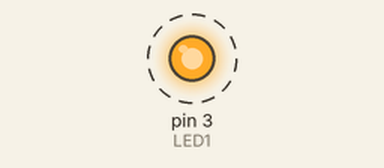
A sketch run on a simulated Arduino Uno, built with avr-gcc and run on an emulated ATmega328P. Parts: output pins drawn as LEDs (lit = HIGH). Dashed ring = blinking.

Above: at 0.2 s.
Timing chart, 0 to 3.0 s (numbered marks = the images above):
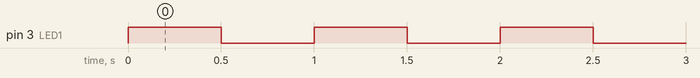

Measured:
- by itself, pin 3 (LED1): alternates HIGH for 0.50 s and LOW for 0.50 s

The sketch:

Blink.ino
```cpp
#define LED1 3
#define LED2 4

#define BT1 14
#define BT2 15

#define MT1_PWM 5
#define MT1_DIR1 7
#define MT1_DIR2 8

#define MT2_PWM 6
#define MT2_DIR1 9
#define MT2_DIR2 10
void setup() {
  // Set LED1 as OUTPUT pin.
  pinMode(LED1, OUTPUT);
}

void loop() {
  // Blink LED1 0.5 sec duration.
  digitalWrite(LED1, HIGH);
  delay(500);
  digitalWrite(LED1, LOW);
  delay(500);
}
```
